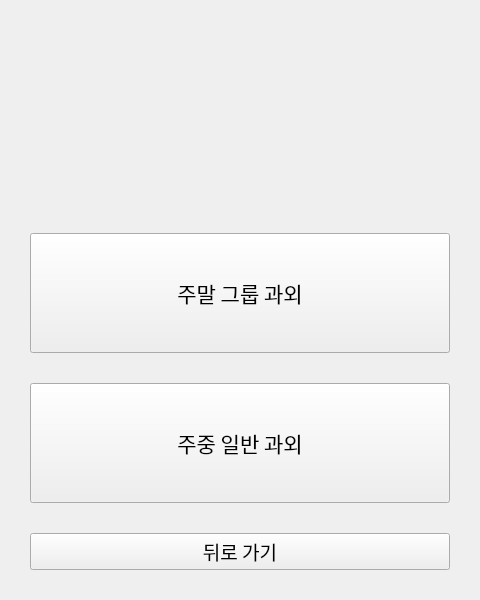
<?xml version="1.0" encoding="UTF-8"?>
<ui version="4.0">
 <class>MainWindow</class>
 <widget class="QMainWindow" name="MainWindow">
  <property name="geometry">
   <rect>
    <x>0</x>
    <y>0</y>
    <width>480</width>
    <height>600</height>
   </rect>
  </property>
  <property name="windowTitle">
   <string>채점 프로그램</string>
  </property>
  <property name="fixedSize">
   <size>
    <width>480</width>
    <height>600</height>
   </size>
  </property>
  <widget class="QWidget" name="centralwidget">
   <property name="font">
    <font>
     <family>Pretendard Thin</family>
     <pointsize>14</pointsize>
    </font>
   </property>
   <layout class="QVBoxLayout" name="verticalLayout">
    <property name="spacing">
     <number>30</number>
    </property>
    <property name="leftMargin">
     <number>30</number>
    </property>
    <property name="topMargin">
     <number>30</number>
    </property>
    <property name="rightMargin">
     <number>30</number>
    </property>
    <property name="bottomMargin">
     <number>30</number>
    </property>
    <item>
     <spacer name="verticalSpacer_top">
      <property name="orientation">
       <enum>Qt::Vertical</enum>
      </property>
      <property name="sizeHint" stdset="0">
       <size>
        <width>20</width>
        <height>40</height>
       </size>
      </property>
     </spacer>
    </item>
    <item>
     <widget class="QPushButton" name="weekendButton">
      <property name="sizePolicy">
       <sizepolicy hsizetype="Expanding" vsizetype="Preferred">
        <horstretch>0</horstretch>
        <verstretch>0</verstretch>
       </sizepolicy>
      </property>
      <property name="font">
       <font>
        <family>Sans-serif</family>
        <pointsize>16</pointsize>
       </font>
      </property>
      <property name="text">
       <string>주말 그룹 과외</string>
      </property>
      <property name="minimumSize">
       <size>
        <width>0</width>
        <height>120</height>
       </size>
      </property>
     </widget>
    </item>
    <item>
     <widget class="QPushButton" name="weekdayButton">
      <property name="sizePolicy">
       <sizepolicy hsizetype="Expanding" vsizetype="Preferred">
        <horstretch>0</horstretch>
        <verstretch>0</verstretch>
       </sizepolicy>
      </property>
      <property name="font">
       <font>
        <family>Sans-serif</family>
        <pointsize>16</pointsize>
       </font>
      </property>
      <property name="text">
       <string>주중 일반 과외</string>
      </property>
      <property name="minimumSize">
       <size>
        <width>0</width>
        <height>120</height>
       </size>
      </property>
     </widget>
    </item>
    <item>
     <widget class="QPushButton" name="backButton">
      <property name="sizePolicy">
       <sizepolicy hsizetype="Expanding" vsizetype="Preferred">
        <horstretch>0</horstretch>
        <verstretch>0</verstretch>
       </sizepolicy>
      </property>
      <property name="font">
       <font>
        <family>Sans-serif</family>
        <pointsize>14</pointsize>
       </font>
      </property>
      <property name="text">
       <string>뒤로 가기</string>
      </property>
     </widget>
    </item>
   </layout>
  </widget>
  <widget class="QLabel" name="logoLabel">
   <property name="geometry">
    <rect>
     <x>165</x>
     <y>50</y>
     <width>100</width>
     <height>100</height>
    </rect>
   </property>
   <property name="font">
    <font>
     <family>Sans-serif</family>
     <pointsize>16</pointsize>
    </font>
   </property>
   <property name="pixmap">
    <pixmap>C:/CheckPR/Atarasi/logo.png</pixmap>
   </property>
   <property name="scaledContents">
    <bool>true</bool>
   </property>
   <property name="alignment">
    <set>Qt::AlignCenter</set>
   </property>
   <property name="minimumSize">
    <size>
     <width>150</width>
     <height>150</height>
    </size>
   </property>
   <property name="maximumSize">
    <size>
     <width>150</width>
     <height>150</height>
    </size>
   </property>
  </widget>
 </widget>
 <resources/>
 <connections/>
</ui>
